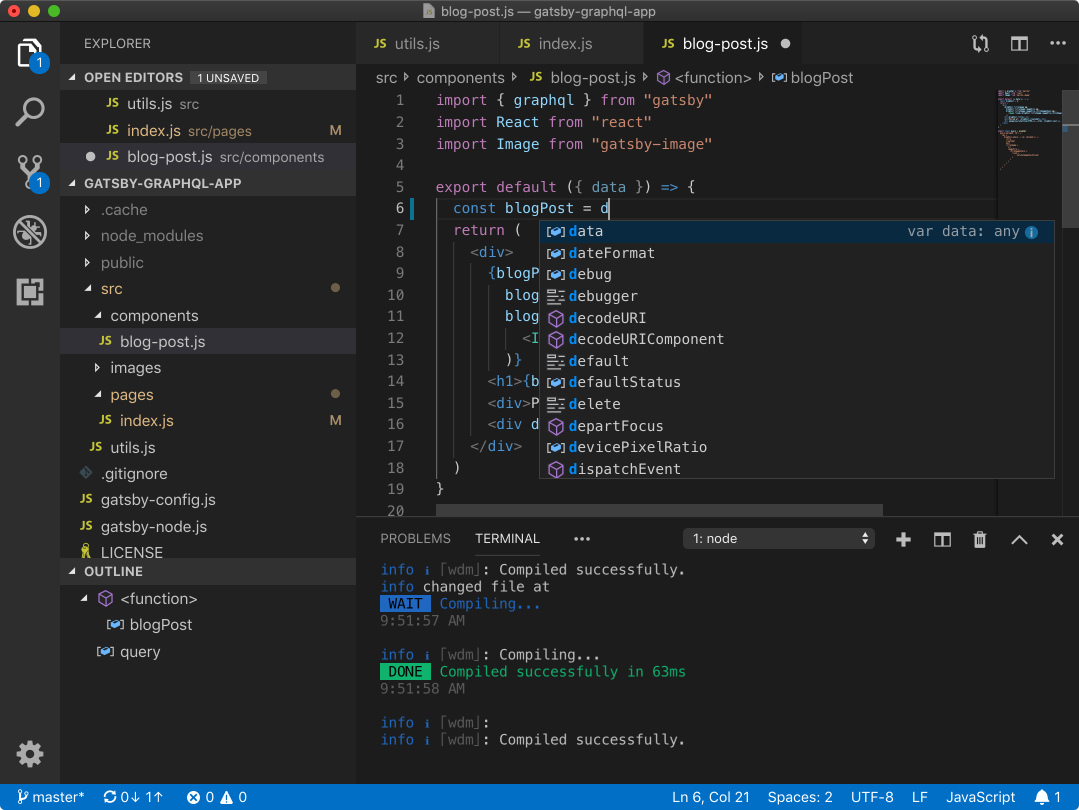
#> input picture images/example_product.png, 2158 x 1620 px, found by its file name (shown at 1/2 size)
$ python 2_text_on_image.py
#> lines starting #> are read from the running program, lines starting #| are printed output that depends on the picture
from PIL import Image, ImageDraw, ImageFont

image_object = Image.open("/Users/elenayanushevskaya/QAP/otus-visual-testing/images/example_product.png").convert("RGB")

draw_object = ImageDraw.Draw(image_object)
text = "Эта надпись раньше тут не была"

font = ImageFont.truetype("Roboto-Thin.ttf", size=60)

draw_object.text((100, 100), text, font=font)
draw_object.rectangle((300, 300, 600, 600), fill="red")

image_object.save('/Users/elenayanushevskaya/QAP/otus-visual-testing/images/example_product_tag.png')
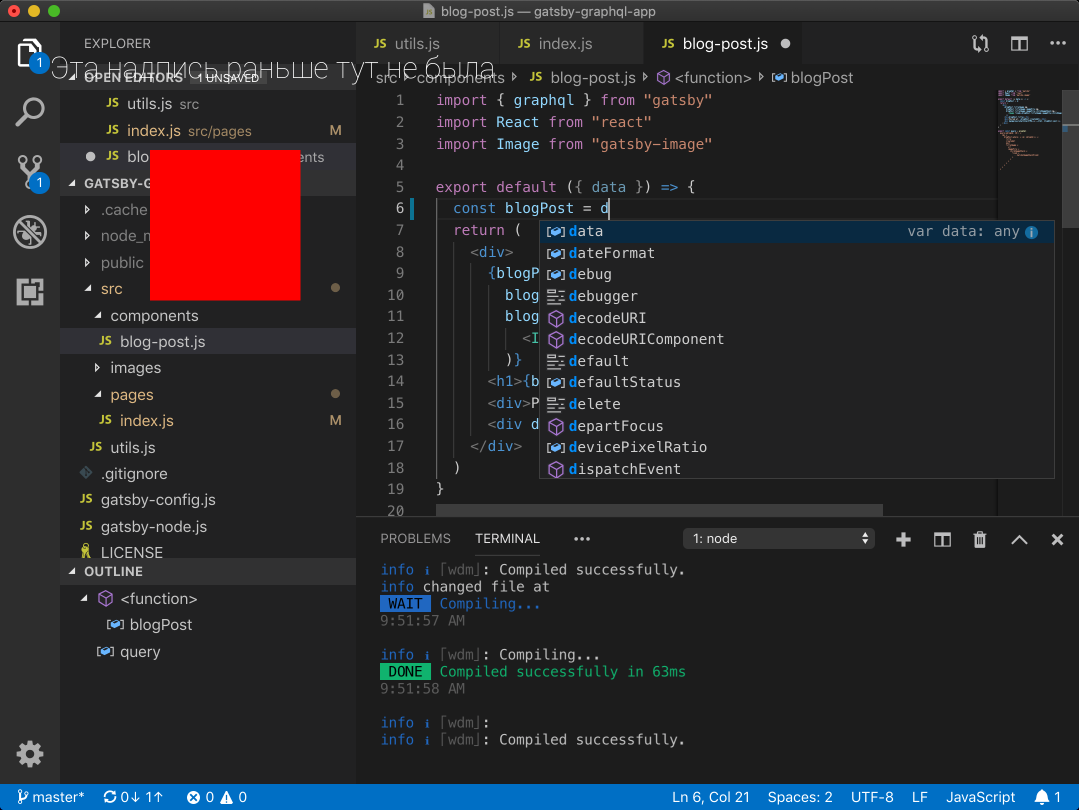
#> saved as example_product_tag.png: PIL image 2158x1620 RGB (shown at 1/2 size); mean R, G, B 42.2, 39.9, 43.5
